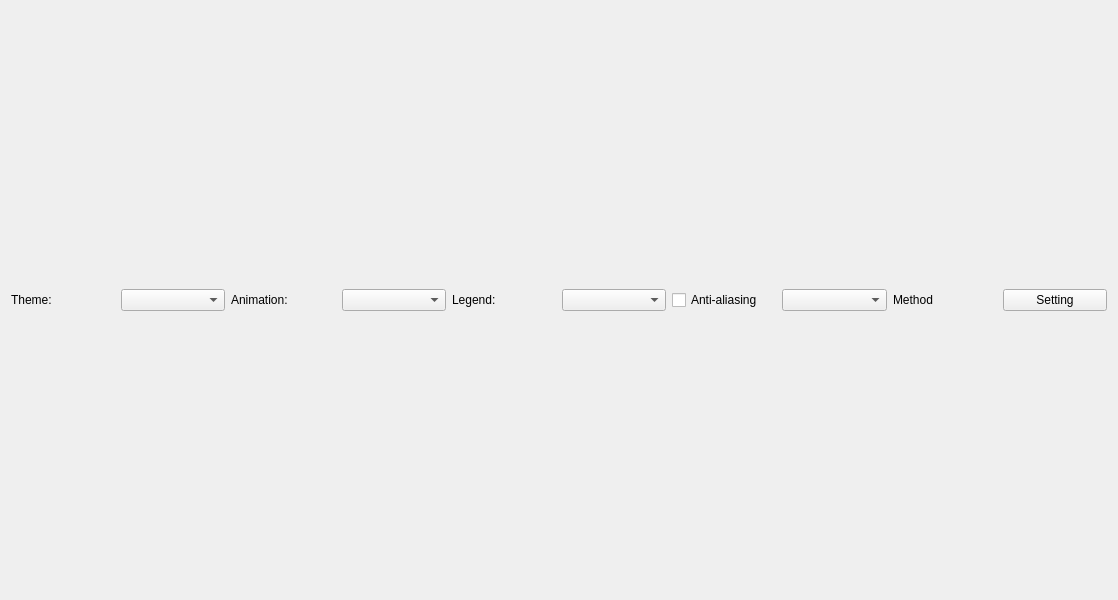
<?xml version="1.0" encoding="UTF-8"?>
<ui version="4.0">
 <class>ThemeWidgetForm</class>
 <widget class="QWidget" name="ThemeWidgetForm">
  <property name="geometry">
   <rect>
    <x>0</x>
    <y>0</y>
    <width>1118</width>
    <height>600</height>
   </rect>
  </property>
  <layout class="QGridLayout" name="gridLayout">
   <item row="0" column="0" colspan="3">
    <layout class="QHBoxLayout" name="horizontalLayout">
     <item>
      <widget class="QLabel" name="themeLabel">
       <property name="text">
        <string>Theme:</string>
       </property>
      </widget>
     </item>
     <item>
      <widget class="QComboBox" name="themeComboBox"/>
     </item>
     <item>
      <widget class="QLabel" name="animatedLabel">
       <property name="text">
        <string>Animation:</string>
       </property>
      </widget>
     </item>
     <item>
      <widget class="QComboBox" name="animatedComboBox"/>
     </item>
     <item>
      <widget class="QLabel" name="legendLabel">
       <property name="text">
        <string>Legend:</string>
       </property>
      </widget>
     </item>
     <item>
      <widget class="QComboBox" name="legendComboBox"/>
     </item>
     <item>
      <widget class="QCheckBox" name="antialiasCheckBox">
       <property name="text">
        <string>Anti-aliasing</string>
       </property>
       <property name="checked">
        <bool>false</bool>
       </property>
      </widget>
     </item>
     <item>
      <widget class="QComboBox" name="taskComboBox"/>
     </item>
     <item>
      <widget class="QLabel" name="label">
       <property name="text">
        <string>Method</string>
       </property>
      </widget>
     </item>
     <item>
      <widget class="QPushButton" name="pushButton">
       <property name="text">
        <string>Setting</string>
       </property>
      </widget>
     </item>
    </layout>
   </item>
  </layout>
 </widget>
 <resources/>
 <connections>
  <connection>
   <sender>antialiasCheckBox</sender>
   <signal>toggled(bool)</signal>
   <receiver>ThemeWidgetForm</receiver>
   <slot>updateUI()</slot>
   <hints>
    <hint type="sourcelabel">
     <x>20</x>
     <y>20</y>
    </hint>
    <hint type="destinationlabel">
     <x>20</x>
     <y>20</y>
    </hint>
   </hints>
  </connection>
  <connection>
   <sender>legendComboBox</sender>
   <signal>currentIndexChanged(int)</signal>
   <receiver>ThemeWidgetForm</receiver>
   <slot>updateUI()</slot>
   <hints>
    <hint type="sourcelabel">
     <x>20</x>
     <y>20</y>
    </hint>
    <hint type="destinationlabel">
     <x>20</x>
     <y>20</y>
    </hint>
   </hints>
  </connection>
  <connection>
   <sender>themeComboBox</sender>
   <signal>currentIndexChanged(int)</signal>
   <receiver>ThemeWidgetForm</receiver>
   <slot>updateUI()</slot>
   <hints>
    <hint type="sourcelabel">
     <x>20</x>
     <y>20</y>
    </hint>
    <hint type="destinationlabel">
     <x>20</x>
     <y>20</y>
    </hint>
   </hints>
  </connection>
  <connection>
   <sender>animatedComboBox</sender>
   <signal>currentIndexChanged(int)</signal>
   <receiver>ThemeWidgetForm</receiver>
   <slot>updateUI()</slot>
   <hints>
    <hint type="sourcelabel">
     <x>20</x>
     <y>20</y>
    </hint>
    <hint type="destinationlabel">
     <x>20</x>
     <y>20</y>
    </hint>
   </hints>
  </connection>
 </connections>
 <slots>
  <slot>updateUI()</slot>
 </slots>
</ui>
